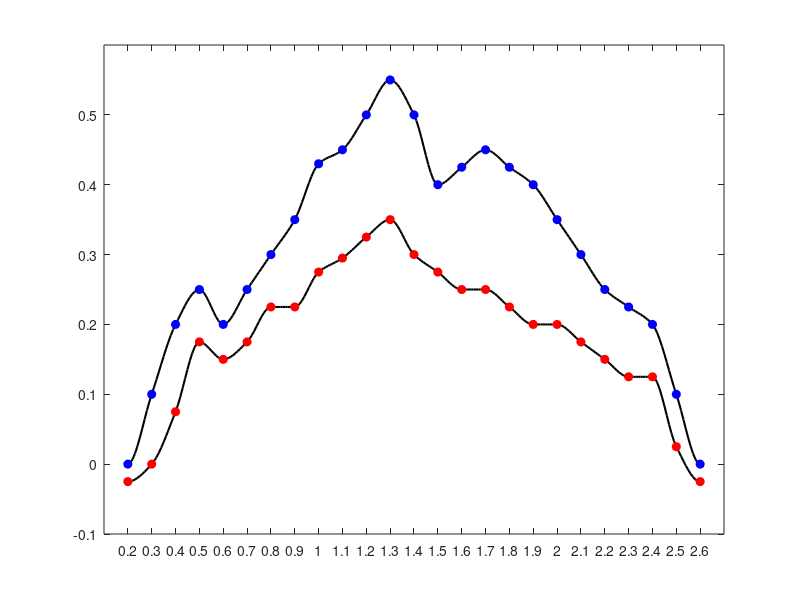

Source code (MATLAB): (Note: this script raises an error after producing the figure.)
clear all, close all, clc

f = [0 0 .1 .2  .25  .2 .25 .3 .35 .43 .45 .5 .55  .5 .4 .425 .45 .425 .4 .35 .3 .25 .225 .2 .1 0 0];
g = [0 0 .025 .1  .2  .175 .2 .25 .25 .3 .32 .35 .375  .325 .3 .275 .275 .25 .225 .225 .2 .175 .15 .15 .05 0 0] -0.025;

x = 0.1*(1:length(f));

xf = (.01:.01:x(end));
ff = interp1(x,f,xf,'cubic')

gf = interp1(x,g,xf,'cubic')


plot(xf(20:end-10),ff(20:end-10),'k','LineWidth',1.5)
hold on
plot(x(2:end-1),f(2:end-1),'bo','MarkerFace','b')
plot(xf(20:end-10),gf(20:end-10),'k','LineWidth',1.5)
plot(x(2:end-1),g(2:end-1),'ro','MarkerFace','r')


xlim([.1 2.7])
ylim([-.1 .6])
set(gca,'XTick',[.2:.1:2.6],'XTickLabels',{},'LineWidth',1.2)
set(gca,'YTick',[]);
box off

set(gcf,'Position',[100 100 550 250])

set(gcf,'PaperPositionMode','auto')
% print('-depsc2', '-loose', '../figures/InnerProduct');

% %%
% xc = x;
% fc = f;
% n = length(x);
% hold on
% fapx = 0*ff;
% dx = xc(2)-xc(1);
% L = xc(end)-xc(1);
% L = 2.5
% A0 = (1/pi)*sum(fc.*ones(size(xc)))*dx*L;
% fapx = fapx + A0/2;
% for k=1:10
%     Ak = (1/pi)*sum(fc.*cos(2*pi*k*xc/L))*dx*L;
%     Bk = (1/pi)*sum(fc.*sin(2*pi*k*xc/L))*dx*L;
% 
%     fapx = fapx + Ak*cos(2*k*pi*xf/L) + Bk*sin(2*k*pi*xf/L);
% end
%     plot(xf,fapx,'k')
